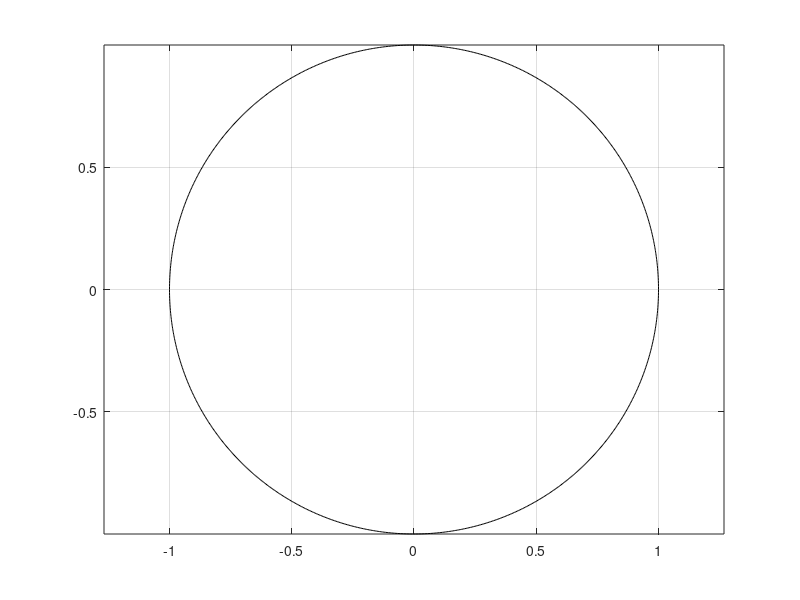

MATLAB code for this plot: (Note: this script raises an error after producing the figure.)
% Problem 3
close all; clearvars; clc;

% Define poles and zeros
z1 = exp(1j*pi/2);
z2 = exp(-1j*pi/2);
p1 = 0+1j*0.85;
p2 = 0-1j*0.85;

zeros_Hz = [z1 z2];
poles_Hz = [p1 p2];

fs = 240; % Hz - sampling frequency
omega = 0:0.01:2*pi;
z = exp(1j*omega);
L = length(omega);
f = fs*(0:(L/2))/L;

% Calculate transfer function
H_z = ( (z-z1).*(z-z2) )./( (z-p2).*(z-p1) );

P2 = abs(H_z)./L;
P1 = P2(1:L/2+1);
P1(2:end-1) = 2*P1(2:end-1);

P22 = rad2deg(atan2(imag(H_z),real(H_z)));
P11 = P22(1:L/2+1); 
P11(2:end-1) = 2*P11(2:end-1);

figure(1); clf;
% zplane(zeros_Hz,poles_Hz,100); hold on; grid on;
% set(gca,'FontWeight','bold','FontSize',12);
% title('Pole-Zero Plot H(z)')
% unit circle 
n=1024; %nn=-1.5:0.01:1.5;
angle = 0:2*pi/n:2*pi; %y=zeros(length(nn),1); x=y;             
plot(cos(angle),sin(angle),'k-'); grid on; hold on; axis equal;
yline(0,'k--'); xline(0,'k--');
l1 =plot(real(zeros_Hz),imag(zeros_Hz),'og','LineWidth',2);
l2 =plot(real(poles_Hz),imag(poles_Hz),'xm','LineWidth',2);
set(gca,'FontWeight','bold','FontSize',12,'XTick',-1.6:.2:1.6,'YTick',-1.6:0.2:1.6);
ylabel('Imaginary Component'); xlabel('Real Component');
title('Pole-Zero Plot H(z)'); legend([l1 l2],'zeros','poles','location','northeast');


figure(2); clf;
subplot(2,1,1)
plot(f,20*log10(P1),'b','LineWidth',2)
ax = gca;
%ax.YLim =[-130 1];
%ax.XTick = 0:.2:2;
grid on; box on;
set(gca,'FontWeight','bold','FontSize',10);
xlabel('Frequency, Hz');
ylabel('Magnitude (dB)'); legend('Magnitude Response (DTFT) H(z) evaluated at z=e^{j\omega}','location','northwest')
subplot(2,1,2)
plot(f,P11 ,'g.','LineWidth',2); 
grid on; set(gca,'FontWeight','bold','FontSize',10);
xlabel('Frequency, Hz');
ylabel('Phase Angle (deg)'); legend('Phase Response (DTFT) - H(z) evaluated at z=e^{j\omega}','location','best')

